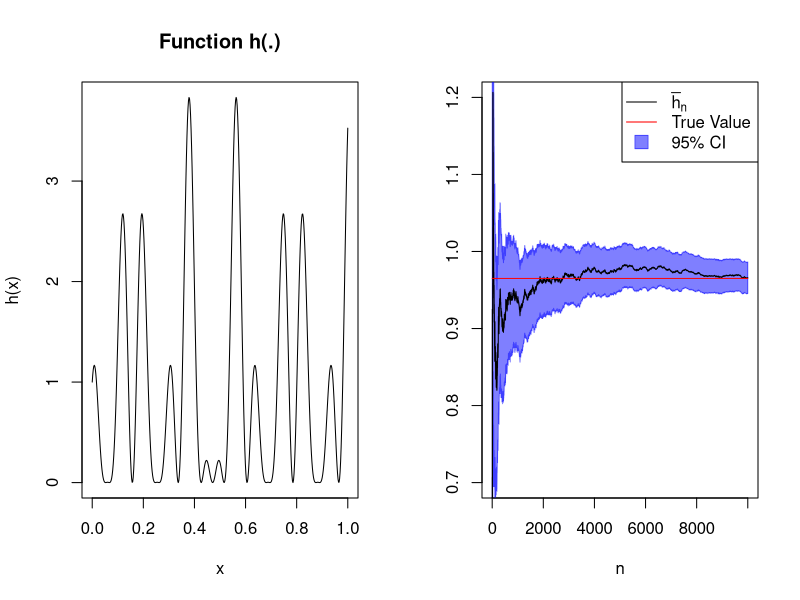
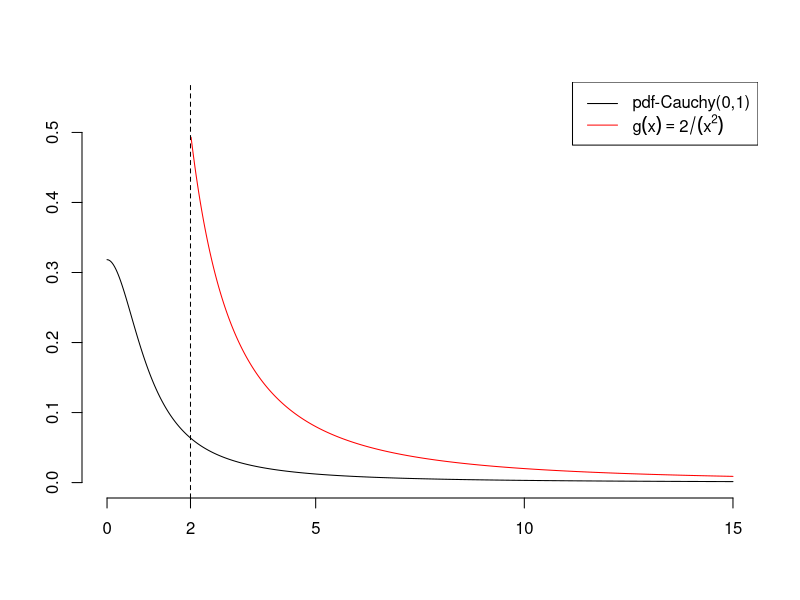

R code for these plots, in order:
## ---- chunk 1
library("scales")
# h(x):
h_fun <- function(x){
  result <- (cos(50*x)+sin(20*x))^2
  return(result)
}

# sample size
n <- 10000

# Generate sample of uniforms
set.seed(321)
u_vec <- runif(n=n)

# Approximation of the integral 
# More precisely: This is one realization of the stochastic 
# sequence \bar{h}_1,...,\bar{h}_n.
h_bar_n <- cumsum(h_fun(u_vec))/c(1:n)

# 'Final' value: 
# round(h_bar_n[n], digits = 3)
# True value:
true.value <- 0.965

# 95% CI
# Standard error of the estimator using the algebraic 
# formula for the variance (german: 'verschiebungssatz')
st.error_n <-  sqrt((cumsum(h_fun(u_vec)^2) - cumsum(h_fun(u_vec))^2/(1:n))/(1:n))
CI_u       <-  h_bar_n + 1.96 * st.error_n / sqrt(1:n)
CI_l       <-  h_bar_n - 1.96 * st.error_n / sqrt(1:n)

par(mfrow=c(1,2))
# plot 1:
xx  <- seq(from=0, to=1, len=500)
plot(x = xx, y = h_fun(xx), type="l", main="Function h(.)", xlab="x", ylab="h(x)")
# plot 2: 
plot(x = c(1:n), y = h_bar_n, type="n", ylim=c(0.7,1.2), 
     xlab = "n", ylab = "")
polygon(x = c(1:n, rev(1:n)), y = c(CI_u, rev(CI_l)), 
        col=alpha("blue", 0.5), border=alpha("blue", 0.5))
lines(x = c(1:n), y = h_bar_n, type="l")
lines(x = c(1:n), y = rep(true.value, n), type="l", col="red")
##
legend("topright", legend = c(expression(bar(h)[n]), "True Value", "95% CI"), lty=c(1,1,0), pch=c(22,22,22), pt.cex=c(0,0,2),
     pt.bg = c("black", "red", alpha("blue", 0.5)), 
     col =   c("black", "red", alpha("blue", 0.5)))
## ---- chunk 2
par(mfrow=c(1,1))
## ---- chunk 3
# g(x):
g_fun <- function(x){2/(x^2)}
# 
xx    <- seq(from= 0, to=15, length.out = 500)
# plot
plot(x = xx, dcauchy(xx, location = 0, scale = 1), 
     type="l", xlab="", ylab="", ylim=c(0,0.55), axes = FALSE)
axis(side = 1, at=c(0,2,5,10,15)); axis(side = 2)
# add graph of g(x)
lines(x = xx[xx>2], g_fun(xx[xx>2]), col="red")
# region of interest selected by h(x): x>2
abline(v=2, lty=2)
# legend
legend("topright", legend = c("pdf-Cauchy(0,1)", expression(g(x)==2/(x^2))), lty=c(1,1),
     col = c("black", "red"))
## ---- chunk 4
set.seed(123)
#
p_init <- runif(4)
#
p_11   <- p_init[1]
p_12   <- p_init[2]
p_21   <- p_init[3]
p_22   <- p_init[4]
#
p_1.   <- p_11 + p_12
p_.1   <- p_11 + p_21
#
p_11   <- p_1. * p_.1

# probabilities under H0:
p_0 <- c(p_11, p_21, p_12, p_22)


Y_vec <- rmultinom(n=1, size=4, prob=p_0)

## ---- chunk 5
LL_fun <- function(beta0, beta1, sigma) {
      # residuals
      res_vec   <-  y - x * beta1 - beta0
      # log-transformed probabilities of observing the vector of residuals res_vec: 
      Log_probs <- dnorm(x = R, mean = 0, sd = sigma, log = TRUE)
      # 
      result <- - sum(Log_probs)
      return(result)
}
